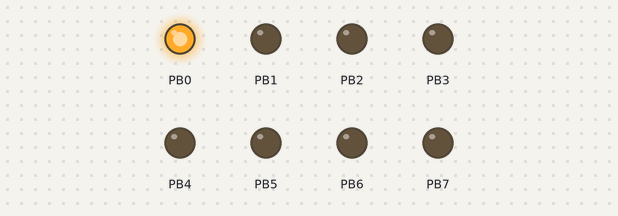
A program run on a simulated ATmega32, built with avr-gcc and emulated at 16 MHz. Shown: output pins drawn as LEDs (lit = HIGH).

Above: at 0.05 s.
At 0.95 s:
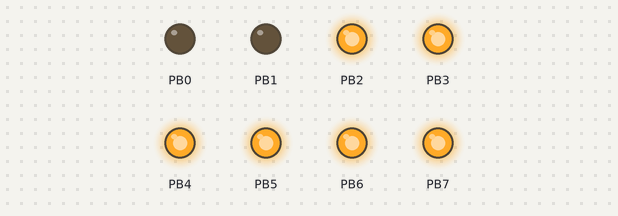
At 1.85 s:
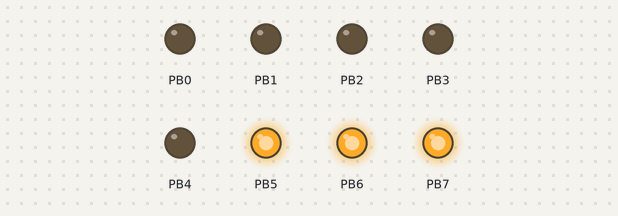
At 3.65 s:
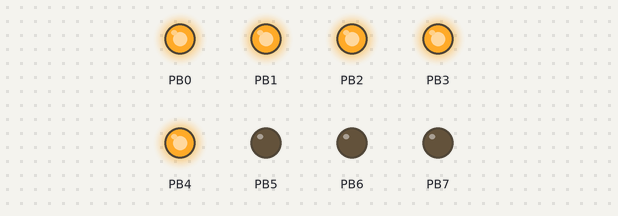
At 5.55 s:
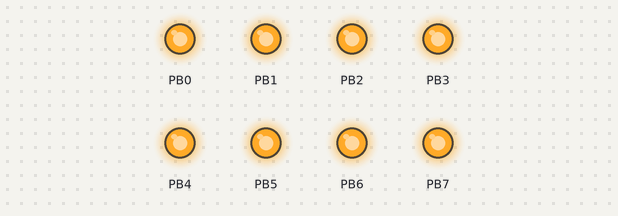
At 7.25 s:
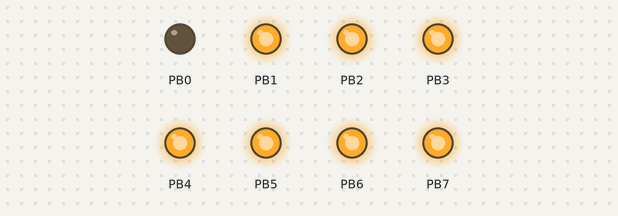
Timing chart, 0 to 7.5 s (numbered marks = the images above):
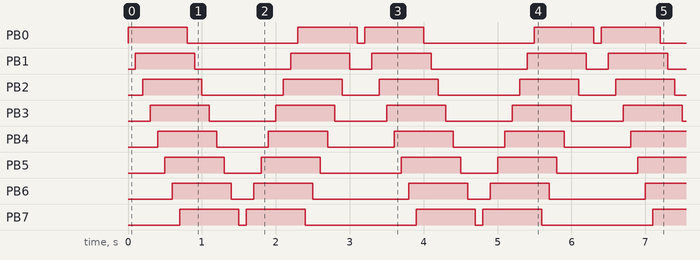

Measured:
- by itself, PB0: repeats every 3.2 s: LOW 1.5 s, HIGH 0.80 s, LOW 0.10 s, HIGH 0.80 s
- by itself, PB1: repeats every 3.2 s: LOW 1.3 s, HIGH 0.80 s, LOW 0.30 s, HIGH 0.80 s
- by itself, PB2: repeats every 3.2 s: LOW 1.1 s, HIGH 0.80 s, LOW 0.50 s, HIGH 0.80 s
- by itself, PB3: repeats every 3.2 s: LOW 0.90 s, HIGH 0.80 s, LOW 0.70 s, HIGH 0.80 s
- by itself, PB4: repeats every 3.2 s: LOW 0.70 s, HIGH 0.80 s, LOW 0.90 s, HIGH 0.80 s
- by itself, PB5: repeats every 3.2 s: LOW 0.50 s, HIGH 0.80 s, LOW 1.1 s, HIGH 0.80 s
- by itself, PB6: repeats every 3.2 s: LOW 0.30 s, HIGH 0.80 s, LOW 1.3 s, HIGH 0.80 s
- by itself, PB7: repeats every 3.2 s: LOW 0.10 s, HIGH 0.80 s, LOW 1.5 s, HIGH 0.80 s

The program:

main.c
```c
/*
 * lauflicht_mit_jocheb.c
 *
 * Created: 16.09.2024 08:11:40
 * Author : admin
 */

// Definiert die CPU-Frequenz auf 16 MHz
#define F_CPU 16000000UL

// Inkludiert notwendige AVR-Bibliotheken
#include <avr/io.h>
#include <util/delay.h>

int main(void)
{
    // Konfiguriert alle Pins des Port B als Ausgänge
    DDRB = 0xFF;

    // Setzt initial alle Pins des Port B auf LOW
    PORTB = 0x00;

    // Hauptschleife des Programms
    while (1)
    {
        // Erste Schleife: LEDs nacheinander einschalten (von links nach rechts)
        for(uint8_t i = 0; i < 8; i++)
        {
            // Schaltet die i-te LED ein
            PORTB |= (1 << i);
            // Wartet 100 Millisekunden
            _delay_ms(100);
        }

        // Zweite Schleife: LEDs nacheinander ausschalten (von links nach rechts)
        for(uint8_t i = 0; i < 8; i++)
        {
            // Schaltet die i-te LED aus
            PORTB &= ~(1 << i);
            // Wartet 100 Millisekunden
            _delay_ms(100);
        }

        // Dritte Schleife: LEDs nacheinander einschalten (von rechts nach links)
        for(int8_t i = 7; i >= 0; i--)
        {
            // Schaltet die i-te LED ein
            PORTB |= (1 << i);
            // Wartet 100 Millisekunden
            _delay_ms(100);
        }

        // Vierte Schleife: LEDs nacheinander ausschalten (von rechts nach links)
        for(int8_t i = 7; i >= 0; i--)
        {
            // Schaltet die i-te LED aus
            PORTB &= ~(1 << i);
            // Wartet 100 Millisekunden
            _delay_ms(100);
        }
    }
}
```
